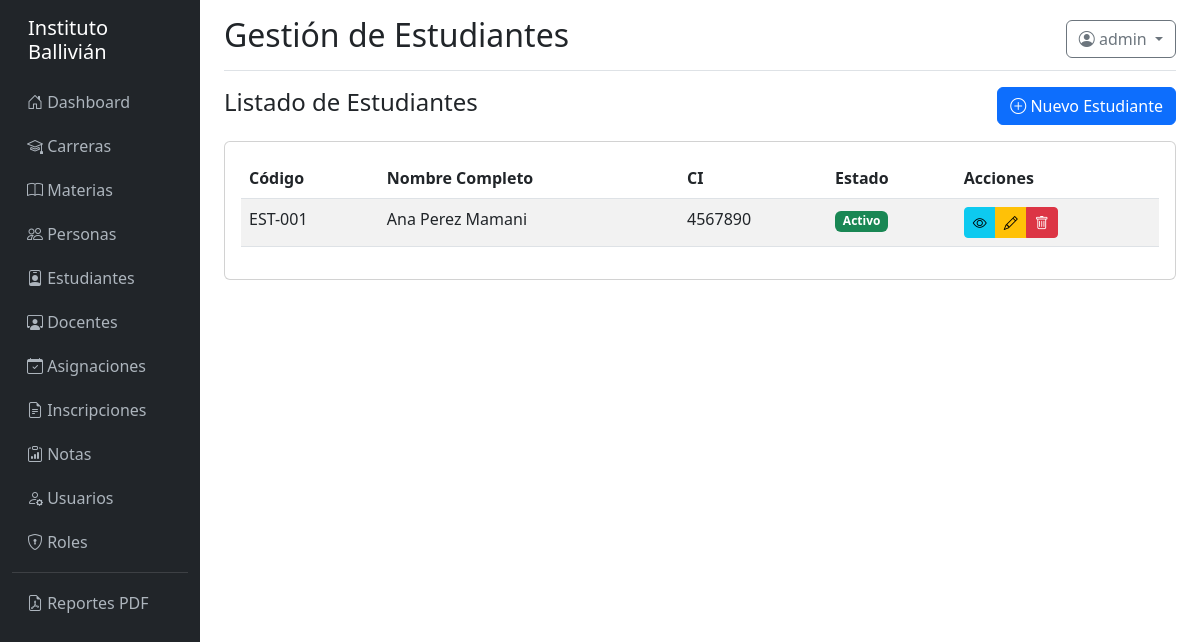
Screenshot of /estudiantes/ (signed in) with the database file from the repository.
### models/__init__.py (models this page shows, shortened)
class Usuario(UserMixin, db.Model):
    __tablename__ = 'usuario'
    id = db.Column(db.Integer, primary_key=True)
    username = db.Column(db.String(100), unique=True, nullable=False)
    email = db.Column(db.String(150))
    password_hash = db.Column(db.String(255), nullable=False)
    persona_id = db.Column(db.Integer, db.ForeignKey('persona.id'))
    estudiante_id = db.Column(db.Integer, db.ForeignKey('estudiante.id'))
    docente_id = db.Column(db.Integer, db.ForeignKey('docente.id'))
    activo = db.Column(db.Boolean, default=True)
    ultimo_login = db.Column(db.DateTime)
    created_at = db.Column(db.DateTime, default=datetime.utcnow)
    updated_at = db.Column(db.DateTime, onupdate=datetime.utcnow)
    roles = db.relationship('Rol', secondary=usuario_rol, backref='usuarios')
    def tiene_permiso(self, nombre_permiso):
        for rol in self.roles:
            for permiso in rol.permisos:
                if permiso.nombre == nombre_permiso:
                    return True
        return False

class Estudiante(db.Model):
    __tablename__ = 'estudiante'
    id = db.Column(db.Integer, primary_key=True)
    persona_id = db.Column(db.Integer, db.ForeignKey('persona.id'), nullable=False)
    codigo_estudiante = db.Column(db.String(50), unique=True)
    nacionalidad = db.Column(db.String(100))
    provincia = db.Column(db.String(100))
    departamento = db.Column(db.String(100))
    estado_civil = db.Column(db.Enum('Soltero', 'Casado', 'Viudo', 'Divorciado', 'Otro'), default='Soltero')
    idioma_orig = db.Column(db.String(50))
    comunidad = db.Column(db.String(100))
    zona = db.Column(db.String(100))
    colegio_egreso = db.Column(db.String(255))
    anio_egreso = db.Column(db.Integer)
    tipo_ingreso = db.Column(db.Enum('Regular', 'Traslado', 'Libre'), default='Regular')
    foto_path = db.Column(db.String(500))
    record_academico_path = db.Column(db.String(500))
    activo = db.Column(db.Boolean, default=True)
    created_at = db.Column(db.DateTime, default=datetime.utcnow)
    updated_at = db.Column(db.DateTime, onupdate=datetime.utcnow)
    inscripciones = db.relationship('Inscripcion', backref='estudiante', lazy=True, cascade='all, delete-orphan')
    registros = db.relationship('Registro', backref='estudiante', lazy=True)
    usuario = db.relationship('Usuario', backref='estudiante', uselist=False)

class Persona(db.Model):
    __tablename__ = 'persona'
    id = db.Column(db.Integer, primary_key=True)
    tipo_documento = db.Column(db.Enum('CI', 'Pasaporte', 'Otro'), default='CI')
    nro_documento = db.Column(db.String(50), nullable=False)
    nombre = db.Column(db.String(150), nullable=False)
    apellido_paterno = db.Column(db.String(100), nullable=False)
    apellido_materno = db.Column(db.String(100))
    fecha_nacimiento = db.Column(db.Date)
    sexo = db.Column(db.Enum('M', 'F', 'O'))
    lugar_nacimiento = db.Column(db.String(255))
    direccion = db.Column(db.Text)
    telefono = db.Column(db.String(50))
    email = db.Column(db.String(150))
    foto_path = db.Column(db.String(500))
    created_at = db.Column(db.DateTime, default=datetime.utcnow)
    updated_at = db.Column(db.DateTime, onupdate=datetime.utcnow)
    __table_args__ = (
        db.UniqueConstraint('tipo_documento', 'nro_documento', name='_tipo_nro_uc'),
    )
    estudiante = db.relationship('Estudiante', backref='persona', uselist=False, cascade='all, delete-orphan')
    docente = db.relationship('Docente', backref='persona', uselist=False, cascade='all, delete-orphan')
    usuario = db.relationship('Usuario', backref='persona', uselist=False)
    @property
    def nombre_completo(self):
        return f"{self.nombre} {self.apellido_paterno} {self.apellido_materno or ''}".strip()

### controllers/estudiante_controller.py (the view)
@estudiante_bp.route('/')
@login_required
def index():
    page = request.args.get('page', 1, type=int)
    estudiantes = Estudiante.query.join(Persona).order_by(Persona.apellido_paterno).paginate(page=page, per_page=10, error_out=False)
    return render_template('estudiante/index.html', estudiantes=estudiantes)

### templates/estudiante/index.html (shortened to what this page needs)
{% extends "base.html" %}
{% block page_title %}Gestión de Estudiantes{% endblock %}
{% block content %}
<div class="d-flex justify-content-between align-items-center mb-3">
    <h4>Listado de Estudiantes</h4>
    {% if current_user.tiene_permiso('crear_estudiante') %}
    <a href="{{ url_for('estudiante.crear') }}" class="btn btn-primary">
        <i class="bi bi-plus-circle"></i> Nuevo Estudiante
    </a>
    {% endif %}
</div>
<div class="card">
    <div class="card-body">
        <div class="table-responsive">
            <table class="table table-striped table-hover">
                <thead>
                    <tr>
                        <th>Código</th>
                        <th>Nombre Completo</th>
                        <th>CI</th>
                        <th>Estado</th>
                        <th>Acciones</th>
                    </tr>
                </thead>
                <tbody>
                    {% for estudiante in estudiantes.items %}
                    <tr>
                        <td>{{ estudiante.codigo_estudiante }}</td>
                        <td>{{ estudiante.persona.nombre_completo }}</td>
                        <td>{{ estudiante.persona.nro_documento }}</td>
                        <td>
                            {% if estudiante.activo %}
                                <span class="badge bg-success">Activo</span>
                            {% else %}
                                <span class="badge bg-secondary">Inactivo</span>
                            {% endif %}
                        </td>
                        <td>
                            <div class="btn-group btn-group-sm">
                                <a href="{{ url_for('estudiante.detalle', id=estudiante.id) }}" class="btn btn-info">
                                    <i class="bi bi-eye"></i>
                                </a>
                                {% if current_user.tiene_permiso('editar_estudiante') %}
                                <a href="{{ url_for('estudiante.editar', id=estudiante.id) }}" class="btn btn-warning">
                                    <i class="bi bi-pencil"></i>
                                </a>
                                {% endif %}
                                {% if current_user.tiene_permiso('eliminar_estudiante') %}
                                <button type="button" class="btn btn-danger" data-bs-toggle="modal" data-bs-target="#deleteModal{{ estudiante.id }}">
                                    <i class="bi bi-trash"></i>
                                </button>
                                {% endif %}
                            </div>
                        </td>
                    </tr>
                    {% else %}
                    <tr>
                        <td colspan="5" class="text-center">No hay estudiantes registrados</td>
                    </tr>
                    {% endfor %}
                </tbody>
            </table>
        </div>
    </div>
</div>
{% endblock %}

### templates/base.html (shortened to what this page needs)
<!DOCTYPE html>
<html lang="es">
<head>
    <link href="https://cdn.jsdelivr.net/npm/bootstrap@5.3.0/dist/css/bootstrap.min.css" rel="stylesheet">
    <link rel="stylesheet" href="https://cdn.jsdelivr.net/npm/bootstrap-icons@1.11.0/font/bootstrap-icons.css">
</head>
<body>
    <div class="container-fluid">
        <div class="row">
            {% if current_user.is_authenticated %}
            <nav class="col-md-2 col-lg-2 d-md-block sidebar">
                <div class="position-sticky pt-3">
                    <h5 class="text-white px-3 mb-3">Instituto Ballivián</h5>
                    <ul class="nav flex-column">
                        <li class="nav-item">
                            <a class="nav-link" href="{{ url_for('main.dashboard') }}">
                                <i class="bi bi-house-door"></i> Dashboard
                            </a>
                        </li>
                        {% if current_user.tiene_permiso('ver_carreras') %}
                        <li class="nav-item">
                            <a class="nav-link" href="{{ url_for('carrera.index') }}">
                                <i class="bi bi-mortarboard"></i> Carreras
                            </a>
                        </li>
                        {% endif %}
                        {% if current_user.tiene_permiso('ver_materias') %}
                        <li class="nav-item">
                            <a class="nav-link" href="{{ url_for('materia.index') }}">
                                <i class="bi bi-book"></i> Materias
                            </a>
                        </li>
                        {% endif %}
                        {% if current_user.tiene_permiso('ver_personas') %}
                        <li class="nav-item">
                            <a class="nav-link" href="{{ url_for('persona.index') }}">
                                <i class="bi bi-people"></i> Personas
                            </a>
                        </li>
                        {% endif %}
                        {% if current_user.tiene_permiso('ver_estudiantes') %}
                        <li class="nav-item">
                            <a class="nav-link" href="{{ url_for('estudiante.index') }}">
                                <i class="bi bi-person-badge"></i> Estudiantes
                            </a>
                        </li>
                        {% endif %}
                        {% if current_user.tiene_permiso('ver_docentes') %}
                        <li class="nav-item">
                            <a class="nav-link" href="{{ url_for('docente.index') }}">
                                <i class="bi bi-person-workspace"></i> Docentes
                            </a>
                        </li>
                        {% endif %}
                        {% if current_user.tiene_permiso('ver_asignaciones') %}
                        <li class="nav-item">
                            <a class="nav-link" href="{{ url_for('asignacion.index') }}">
                                <i class="bi bi-calendar-check"></i> Asignaciones
                            </a>
                        </li>
                        {% endif %}
                        {% if current_user.tiene_permiso('ver_inscripciones') %}
                        <li class="nav-item">
                            <a class="nav-link" href="{{ url_for('inscripcion.index') }}">
                                <i class="bi bi-file-earmark-text"></i> Inscripciones
                            </a>
                        </li>
                        {% endif %}
                        {% if current_user.tiene_permiso('ver_notas') %}
                        <li class="nav-item">
                            <a class="nav-link" href="{{ url_for('nota.index') }}">
                                <i class="bi bi-clipboard-data"></i> Notas
                            </a>
                        </li>
                        {% endif %}
                        {% if current_user.tiene_permiso('ver_usuarios') %}
                        <li class="nav-item">
                            <a class="nav-link" href="{{ url_for('usuario.index') }}">
                                <i class="bi bi-person-gear"></i> Usuarios
                            </a>
                        </li>
                        {% endif %}
                        {% if current_user.tiene_permiso('ver_roles') %}
                        <li class="nav-item">
                            <a class="nav-link" href="{{ url_for('rol.index') }}">
                                <i class="bi bi-shield-lock"></i> Roles
                            </a>
                        </li>
                        {% endif %}
                        <hr class="text-white-50 my-2">
                        <li class="nav-item">
                            <a class="nav-link" href="{{ url_for('reporte.index') }}">
                                <i class="bi bi-file-earmark-pdf"></i> Reportes PDF
                            </a>
                        </li>
                    </ul>
                </div>
            </nav>
            {% endif %}
            <main class="col-md-10 ms-sm-auto col-lg-10 px-md-4">
                {% if current_user.is_authenticated %}
                <div class="d-flex justify-content-between flex-wrap flex-md-nowrap align-items-center pt-3 pb-2 mb-3 border-bottom">
                    <h1 class="h2">{% block page_title %}Dashboard{% endblock %}</h1>
                    <div class="btn-toolbar mb-2 mb-md-0">
                        <div class="dropdown">
                            <button class="btn btn-outline-secondary dropdown-toggle" type="button" id="userDropdown" data-bs-toggle="dropdown">
                                <i class="bi bi-person-circle"></i> {{ current_user.username }}
                            </button>
                        </div>
                    </div>
                </div>
                {% endif %}
                {% block content %}{% endblock %}
            </main>
        </div>
    </div>
</body>
</html>

### templates/base.html (style rules this page uses)
.sidebar { min-height: 100vh; background-color: #212529; }
.sidebar a { color: #adb5bd; text-decoration: none; padding: 10px 15px; display: block; }

### rows the page displays
Usuario: username "admin"
Estudiante: codigo_estudiante "EST-001", persona.nombre_completo "Ana Perez Mamani", persona.nro_documento "4567890", activo "Activo"
